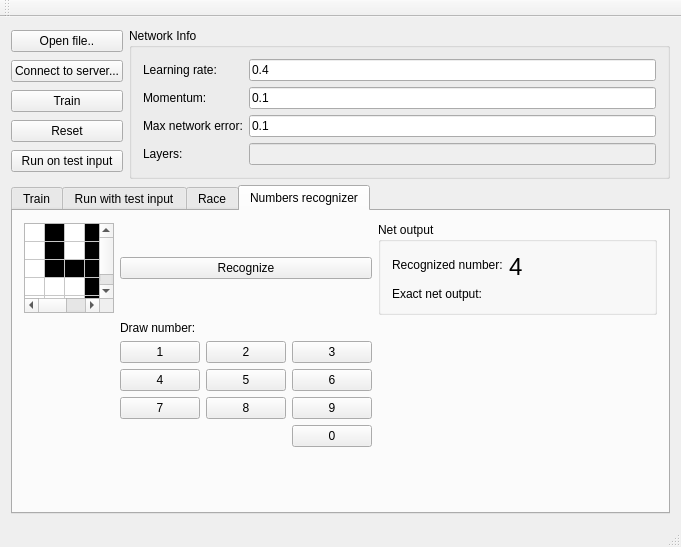
<?xml version="1.0" encoding="UTF-8"?>
<ui version="4.0">
 <class>MainWindow</class>
 <widget class="QMainWindow" name="MainWindow">
  <property name="geometry">
   <rect>
    <x>0</x>
    <y>0</y>
    <width>681</width>
    <height>547</height>
   </rect>
  </property>
  <property name="minimumSize">
   <size>
    <width>0</width>
    <height>0</height>
   </size>
  </property>
  <property name="baseSize">
   <size>
    <width>300</width>
    <height>0</height>
   </size>
  </property>
  <property name="windowTitle">
   <string>QNeuralNet</string>
  </property>
  <widget class="QWidget" name="centralWidget">
   <layout class="QGridLayout" name="gridLayout">
    <item row="0" column="0">
     <layout class="QVBoxLayout" name="verticalLayout">
      <item>
       <widget class="QPushButton" name="openFileButton">
        <property name="text">
         <string>Open file..</string>
        </property>
       </widget>
      </item>
      <item>
       <widget class="QPushButton" name="connectButton">
        <property name="text">
         <string>Connect to server...</string>
        </property>
       </widget>
      </item>
      <item>
       <widget class="QPushButton" name="trainButton">
        <property name="text">
         <string>Train</string>
        </property>
       </widget>
      </item>
      <item>
       <widget class="QPushButton" name="resetButton">
        <property name="text">
         <string>Reset</string>
        </property>
       </widget>
      </item>
      <item>
       <widget class="QPushButton" name="runButton">
        <property name="text">
         <string>Run on test input</string>
        </property>
       </widget>
      </item>
     </layout>
    </item>
    <item row="0" column="1">
     <widget class="QGroupBox" name="groupBox">
      <property name="minimumSize">
       <size>
        <width>200</width>
        <height>0</height>
       </size>
      </property>
      <property name="title">
       <string>Network Info</string>
      </property>
      <layout class="QVBoxLayout" name="verticalLayout_3">
       <item>
        <layout class="QFormLayout" name="formLayout_2">
         <property name="fieldGrowthPolicy">
          <enum>QFormLayout::ExpandingFieldsGrow</enum>
         </property>
         <item row="0" column="0">
          <widget class="QLabel" name="label">
           <property name="text">
            <string>Learning rate:</string>
           </property>
          </widget>
         </item>
         <item row="0" column="1">
          <widget class="QLineEdit" name="lrEdit">
           <property name="text">
            <string>0.4</string>
           </property>
          </widget>
         </item>
         <item row="1" column="0">
          <widget class="QLabel" name="label_6">
           <property name="text">
            <string>Momentum:</string>
           </property>
          </widget>
         </item>
         <item row="1" column="1">
          <widget class="QLineEdit" name="momentumEdit">
           <property name="text">
            <string>0.1</string>
           </property>
          </widget>
         </item>
         <item row="2" column="0">
          <widget class="QLabel" name="label_3">
           <property name="text">
            <string>Max network error:</string>
           </property>
          </widget>
         </item>
         <item row="2" column="1">
          <widget class="QLineEdit" name="maxErrorEdit">
           <property name="text">
            <string>0.1</string>
           </property>
          </widget>
         </item>
         <item row="3" column="0">
          <widget class="QLabel" name="label_2">
           <property name="text">
            <string>Layers:</string>
           </property>
          </widget>
         </item>
         <item row="3" column="1">
          <widget class="QLineEdit" name="layerCountEdit">
           <property name="enabled">
            <bool>false</bool>
           </property>
          </widget>
         </item>
        </layout>
       </item>
      </layout>
     </widget>
    </item>
    <item row="1" column="0" colspan="2">
     <widget class="QTabWidget" name="tabWidget">
      <property name="currentIndex">
       <number>3</number>
      </property>
      <widget class="QWidget" name="trainTab">
       <attribute name="title">
        <string>Train</string>
       </attribute>
       <layout class="QGridLayout" name="gridLayout_2">
        <item row="0" column="0">
         <layout class="QFormLayout" name="formLayout">
          <item row="1" column="0">
           <widget class="QLabel" name="label_4">
            <property name="text">
             <string>Max iterations:</string>
            </property>
           </widget>
          </item>
          <item row="1" column="1">
           <widget class="QLineEdit" name="iterationsEdit">
            <property name="inputMask">
             <string/>
            </property>
            <property name="text">
             <string>100000</string>
            </property>
           </widget>
          </item>
          <item row="2" column="0">
           <widget class="QLabel" name="label_5">
            <property name="text">
             <string>Current Iteration:</string>
            </property>
           </widget>
          </item>
          <item row="2" column="1">
           <widget class="QLineEdit" name="iterationsCountEdit">
            <property name="enabled">
             <bool>false</bool>
            </property>
           </widget>
          </item>
         </layout>
        </item>
        <item row="1" column="0">
         <widget class="QTableWidget" name="trainTableWidget">
          <property name="editTriggers">
           <set>QAbstractItemView::NoEditTriggers</set>
          </property>
          <property name="gridStyle">
           <enum>Qt::DotLine</enum>
          </property>
          <attribute name="horizontalHeaderDefaultSectionSize">
           <number>200</number>
          </attribute>
          <attribute name="horizontalHeaderMinimumSectionSize">
           <number>200</number>
          </attribute>
          <attribute name="horizontalHeaderStretchLastSection">
           <bool>false</bool>
          </attribute>
          <attribute name="verticalHeaderStretchLastSection">
           <bool>false</bool>
          </attribute>
          <column>
           <property name="text">
            <string>Train set</string>
           </property>
          </column>
          <column>
           <property name="text">
            <string>Exp output</string>
           </property>
          </column>
          <column>
           <property name="text">
            <string>Net output</string>
           </property>
          </column>
         </widget>
        </item>
       </layout>
      </widget>
      <widget class="QWidget" name="runTab">
       <attribute name="title">
        <string>Run with test input</string>
       </attribute>
       <layout class="QGridLayout" name="gridLayout_3">
        <item row="0" column="0">
         <widget class="QLabel" name="trainFirstLabel">
          <property name="font">
           <font>
            <pointsize>12</pointsize>
            <weight>75</weight>
            <bold>true</bold>
           </font>
          </property>
          <property name="text">
           <string>Please train the net first!</string>
          </property>
         </widget>
        </item>
        <item row="1" column="0">
         <widget class="QTableWidget" name="runSetTableWidget">
          <attribute name="horizontalHeaderDefaultSectionSize">
           <number>300</number>
          </attribute>
          <attribute name="horizontalHeaderMinimumSectionSize">
           <number>300</number>
          </attribute>
          <column>
           <property name="text">
            <string>Input</string>
           </property>
          </column>
          <column>
           <property name="text">
            <string>Net Output</string>
           </property>
          </column>
         </widget>
        </item>
       </layout>
      </widget>
      <widget class="QWidget" name="raceTab">
       <attribute name="title">
        <string>Race</string>
       </attribute>
       <layout class="QFormLayout" name="formLayout_3">
        <item row="0" column="0">
         <widget class="QLabel" name="label_7">
          <property name="text">
           <string>Connected to:</string>
          </property>
         </widget>
        </item>
        <item row="0" column="1">
         <widget class="QLabel" name="serverHostLabel">
          <property name="text">
           <string>Not connected</string>
          </property>
         </widget>
        </item>
        <item row="1" column="0">
         <widget class="QLabel" name="label_9">
          <property name="text">
           <string>State:</string>
          </property>
         </widget>
        </item>
        <item row="1" column="1">
         <widget class="QLabel" name="raceStateLabel">
          <property name="text">
           <string>None</string>
          </property>
         </widget>
        </item>
        <item row="2" column="1">
         <widget class="QPushButton" name="disconnectButton">
          <property name="text">
           <string>Disconnect</string>
          </property>
         </widget>
        </item>
       </layout>
      </widget>
      <widget class="QWidget" name="tab">
       <attribute name="title">
        <string>Numbers recognizer</string>
       </attribute>
       <layout class="QGridLayout" name="gridLayout_4">
        <item row="6" column="3">
         <spacer name="verticalSpacer">
          <property name="orientation">
           <enum>Qt::Vertical</enum>
          </property>
          <property name="sizeHint" stdset="0">
           <size>
            <width>20</width>
            <height>40</height>
           </size>
          </property>
         </spacer>
        </item>
        <item row="1" column="1" colspan="3">
         <widget class="QLabel" name="label_8">
          <property name="text">
           <string>Draw number:</string>
          </property>
         </widget>
        </item>
        <item row="0" column="1" colspan="3">
         <widget class="QPushButton" name="recognizeButton">
          <property name="text">
           <string>Recognize</string>
          </property>
         </widget>
        </item>
        <item row="3" column="2">
         <widget class="QPushButton" name="fiveButton">
          <property name="text">
           <string>5</string>
          </property>
         </widget>
        </item>
        <item row="4" column="2">
         <widget class="QPushButton" name="eightButton">
          <property name="text">
           <string>8</string>
          </property>
         </widget>
        </item>
        <item row="4" column="1">
         <widget class="QPushButton" name="sevenButton">
          <property name="text">
           <string>7</string>
          </property>
         </widget>
        </item>
        <item row="3" column="3">
         <widget class="QPushButton" name="sixButton">
          <property name="text">
           <string>6</string>
          </property>
         </widget>
        </item>
        <item row="2" column="2">
         <widget class="QPushButton" name="twoButton">
          <property name="text">
           <string>2</string>
          </property>
         </widget>
        </item>
        <item row="2" column="1">
         <widget class="QPushButton" name="oneButton">
          <property name="text">
           <string>1</string>
          </property>
         </widget>
        </item>
        <item row="3" column="1">
         <widget class="QPushButton" name="fourButton">
          <property name="text">
           <string>4</string>
          </property>
         </widget>
        </item>
        <item row="2" column="3">
         <widget class="QPushButton" name="threeButton">
          <property name="text">
           <string>3</string>
          </property>
         </widget>
        </item>
        <item row="4" column="3">
         <widget class="QPushButton" name="nineButton">
          <property name="text">
           <string>9</string>
          </property>
         </widget>
        </item>
        <item row="5" column="3">
         <widget class="QPushButton" name="zeroButton">
          <property name="text">
           <string>0</string>
          </property>
         </widget>
        </item>
        <item row="0" column="0">
         <widget class="QTableWidget" name="display">
          <property name="sizePolicy">
           <sizepolicy hsizetype="Fixed" vsizetype="Fixed">
            <horstretch>0</horstretch>
            <verstretch>0</verstretch>
           </sizepolicy>
          </property>
          <property name="maximumSize">
           <size>
            <width>90</width>
            <height>90</height>
           </size>
          </property>
          <property name="editTriggers">
           <set>QAbstractItemView::NoEditTriggers</set>
          </property>
          <property name="showDropIndicator" stdset="0">
           <bool>false</bool>
          </property>
          <property name="selectionMode">
           <enum>QAbstractItemView::NoSelection</enum>
          </property>
          <property name="wordWrap">
           <bool>false</bool>
          </property>
          <property name="cornerButtonEnabled">
           <bool>false</bool>
          </property>
          <property name="columnCount">
           <number>5</number>
          </property>
          <attribute name="horizontalHeaderVisible">
           <bool>false</bool>
          </attribute>
          <attribute name="horizontalHeaderDefaultSectionSize">
           <number>16</number>
          </attribute>
          <attribute name="horizontalHeaderMinimumSectionSize">
           <number>16</number>
          </attribute>
          <attribute name="verticalHeaderVisible">
           <bool>false</bool>
          </attribute>
          <attribute name="verticalHeaderDefaultSectionSize">
           <number>16</number>
          </attribute>
          <attribute name="verticalHeaderMinimumSectionSize">
           <number>16</number>
          </attribute>
          <row>
           <property name="text">
            <string>New Row</string>
           </property>
          </row>
          <row>
           <property name="text">
            <string>New Row</string>
           </property>
          </row>
          <row>
           <property name="text">
            <string>New Row</string>
           </property>
          </row>
          <row>
           <property name="text">
            <string>New Row</string>
           </property>
          </row>
          <row>
           <property name="text">
            <string>New Row</string>
           </property>
          </row>
          <column>
           <property name="text">
            <string>New Column</string>
           </property>
          </column>
          <column>
           <property name="text">
            <string>New Column</string>
           </property>
          </column>
          <column>
           <property name="text">
            <string>New Column</string>
           </property>
          </column>
          <column>
           <property name="text">
            <string>New Column</string>
           </property>
          </column>
          <column/>
          <item row="0" column="0">
           <property name="text">
            <string/>
           </property>
           <property name="background">
            <brush brushstyle="SolidPattern">
             <color alpha="255">
              <red>255</red>
              <green>255</green>
              <blue>255</blue>
             </color>
            </brush>
           </property>
          </item>
          <item row="0" column="1">
           <property name="background">
            <brush brushstyle="SolidPattern">
             <color alpha="255">
              <red>0</red>
              <green>0</green>
              <blue>0</blue>
             </color>
            </brush>
           </property>
          </item>
          <item row="0" column="2">
           <property name="background">
            <brush brushstyle="SolidPattern">
             <color alpha="255">
              <red>255</red>
              <green>255</green>
              <blue>255</blue>
             </color>
            </brush>
           </property>
          </item>
          <item row="0" column="3">
           <property name="background">
            <brush brushstyle="SolidPattern">
             <color alpha="255">
              <red>0</red>
              <green>0</green>
              <blue>0</blue>
             </color>
            </brush>
           </property>
          </item>
          <item row="0" column="4">
           <property name="background">
            <brush brushstyle="SolidPattern">
             <color alpha="255">
              <red>255</red>
              <green>255</green>
              <blue>255</blue>
             </color>
            </brush>
           </property>
          </item>
          <item row="1" column="0">
           <property name="background">
            <brush brushstyle="SolidPattern">
             <color alpha="255">
              <red>255</red>
              <green>255</green>
              <blue>255</blue>
             </color>
            </brush>
           </property>
          </item>
          <item row="1" column="1">
           <property name="background">
            <brush brushstyle="SolidPattern">
             <color alpha="255">
              <red>0</red>
              <green>0</green>
              <blue>0</blue>
             </color>
            </brush>
           </property>
          </item>
          <item row="1" column="2">
           <property name="background">
            <brush brushstyle="SolidPattern">
             <color alpha="255">
              <red>255</red>
              <green>255</green>
              <blue>255</blue>
             </color>
            </brush>
           </property>
          </item>
          <item row="1" column="3">
           <property name="background">
            <brush brushstyle="SolidPattern">
             <color alpha="255">
              <red>0</red>
              <green>0</green>
              <blue>0</blue>
             </color>
            </brush>
           </property>
          </item>
          <item row="1" column="4">
           <property name="background">
            <brush brushstyle="SolidPattern">
             <color alpha="255">
              <red>255</red>
              <green>255</green>
              <blue>255</blue>
             </color>
            </brush>
           </property>
          </item>
          <item row="2" column="0">
           <property name="background">
            <brush brushstyle="SolidPattern">
             <color alpha="255">
              <red>255</red>
              <green>255</green>
              <blue>255</blue>
             </color>
            </brush>
           </property>
          </item>
          <item row="2" column="1">
           <property name="background">
            <brush brushstyle="SolidPattern">
             <color alpha="255">
              <red>0</red>
              <green>0</green>
              <blue>0</blue>
             </color>
            </brush>
           </property>
          </item>
          <item row="2" column="2">
           <property name="background">
            <brush brushstyle="SolidPattern">
             <color alpha="255">
              <red>0</red>
              <green>0</green>
              <blue>0</blue>
             </color>
            </brush>
           </property>
          </item>
          <item row="2" column="3">
           <property name="background">
            <brush brushstyle="SolidPattern">
             <color alpha="255">
              <red>0</red>
              <green>0</green>
              <blue>0</blue>
             </color>
            </brush>
           </property>
          </item>
          <item row="2" column="4">
           <property name="background">
            <brush brushstyle="SolidPattern">
             <color alpha="255">
              <red>255</red>
              <green>255</green>
              <blue>255</blue>
             </color>
            </brush>
           </property>
          </item>
          <item row="3" column="0">
           <property name="background">
            <brush brushstyle="SolidPattern">
             <color alpha="255">
              <red>255</red>
              <green>255</green>
              <blue>255</blue>
             </color>
            </brush>
           </property>
          </item>
          <item row="3" column="1">
           <property name="background">
            <brush brushstyle="SolidPattern">
             <color alpha="255">
              <red>255</red>
              <green>255</green>
              <blue>255</blue>
             </color>
            </brush>
           </property>
          </item>
          <item row="3" column="2">
           <property name="background">
            <brush brushstyle="SolidPattern">
             <color alpha="255">
              <red>255</red>
              <green>255</green>
              <blue>255</blue>
             </color>
            </brush>
           </property>
          </item>
          <item row="3" column="3">
           <property name="background">
            <brush brushstyle="SolidPattern">
             <color alpha="255">
              <red>0</red>
              <green>0</green>
              <blue>0</blue>
             </color>
            </brush>
           </property>
          </item>
          <item row="3" column="4">
           <property name="background">
            <brush brushstyle="SolidPattern">
             <color alpha="255">
              <red>255</red>
              <green>255</green>
              <blue>255</blue>
             </color>
            </brush>
           </property>
          </item>
          <item row="4" column="0">
           <property name="background">
            <brush brushstyle="SolidPattern">
             <color alpha="255">
              <red>255</red>
              <green>255</green>
              <blue>255</blue>
             </color>
            </brush>
           </property>
          </item>
          <item row="4" column="1">
           <property name="background">
            <brush brushstyle="SolidPattern">
             <color alpha="255">
              <red>255</red>
              <green>255</green>
              <blue>255</blue>
             </color>
            </brush>
           </property>
          </item>
          <item row="4" column="2">
           <property name="background">
            <brush brushstyle="SolidPattern">
             <color alpha="255">
              <red>255</red>
              <green>255</green>
              <blue>255</blue>
             </color>
            </brush>
           </property>
          </item>
          <item row="4" column="3">
           <property name="background">
            <brush brushstyle="SolidPattern">
             <color alpha="255">
              <red>0</red>
              <green>0</green>
              <blue>0</blue>
             </color>
            </brush>
           </property>
          </item>
          <item row="4" column="4">
           <property name="background">
            <brush brushstyle="SolidPattern">
             <color alpha="255">
              <red>255</red>
              <green>255</green>
              <blue>255</blue>
             </color>
            </brush>
           </property>
          </item>
         </widget>
        </item>
        <item row="0" column="4">
         <widget class="QGroupBox" name="groupBox_2">
          <property name="title">
           <string>Net output</string>
          </property>
          <layout class="QFormLayout" name="formLayout_4">
           <item row="3" column="0">
            <widget class="QLabel" name="label_12">
             <property name="text">
              <string>Exact net output:</string>
             </property>
            </widget>
           </item>
           <item row="3" column="1">
            <widget class="QLabel" name="netOutLabel">
             <property name="text">
              <string/>
             </property>
            </widget>
           </item>
           <item row="1" column="1">
            <widget class="QLabel" name="recognizedNrLabel">
             <property name="font">
              <font>
               <pointsize>18</pointsize>
               <weight>50</weight>
               <bold>false</bold>
              </font>
             </property>
             <property name="text">
              <string>4</string>
             </property>
            </widget>
           </item>
           <item row="1" column="0">
            <widget class="QLabel" name="label_11">
             <property name="text">
              <string>Recognized number:</string>
             </property>
            </widget>
           </item>
          </layout>
         </widget>
        </item>
        <item row="3" column="4">
         <spacer name="horizontalSpacer">
          <property name="orientation">
           <enum>Qt::Horizontal</enum>
          </property>
          <property name="sizeHint" stdset="0">
           <size>
            <width>40</width>
            <height>20</height>
           </size>
          </property>
         </spacer>
        </item>
       </layout>
      </widget>
     </widget>
    </item>
   </layout>
  </widget>
  <widget class="QMenuBar" name="menuBar">
   <property name="geometry">
    <rect>
     <x>0</x>
     <y>0</y>
     <width>681</width>
     <height>23</height>
    </rect>
   </property>
  </widget>
  <widget class="QToolBar" name="mainToolBar">
   <attribute name="toolBarArea">
    <enum>TopToolBarArea</enum>
   </attribute>
   <attribute name="toolBarBreak">
    <bool>false</bool>
   </attribute>
  </widget>
  <widget class="QStatusBar" name="statusBar"/>
 </widget>
 <layoutdefault spacing="6" margin="11"/>
 <resources/>
 <connections/>
</ui>
